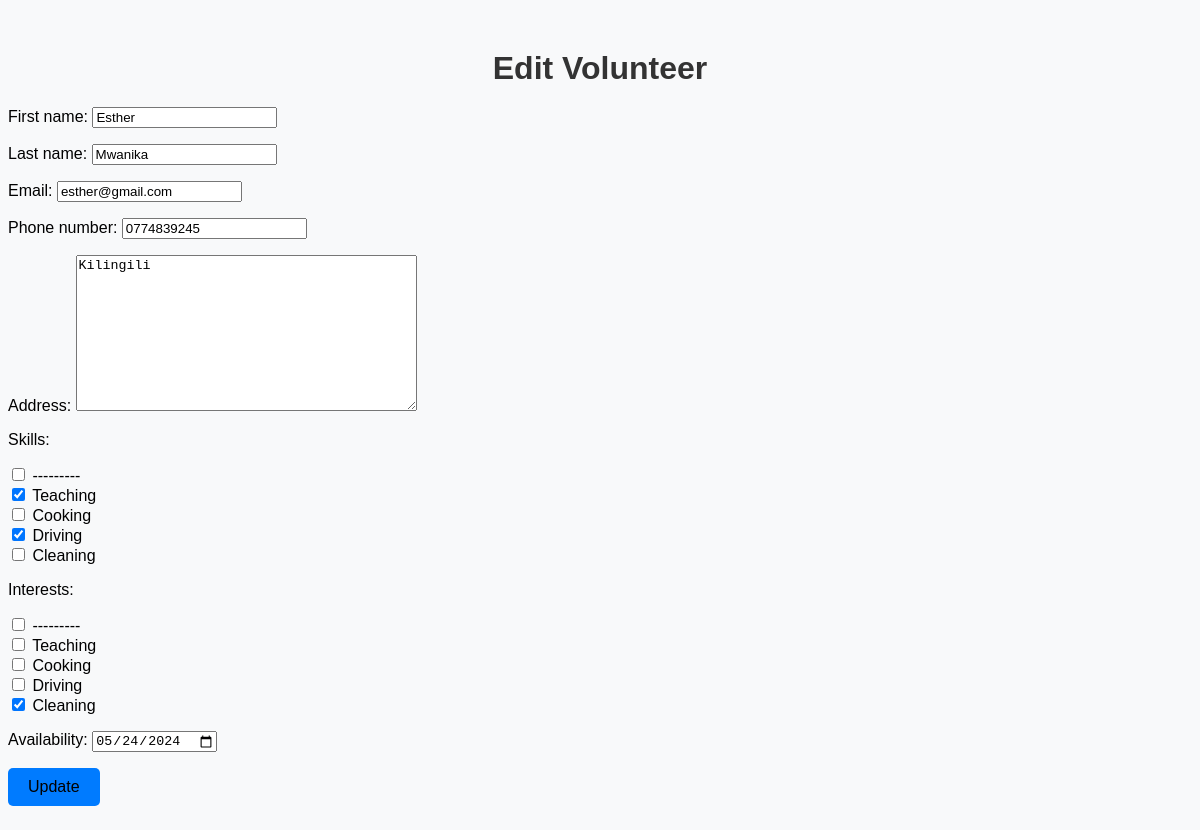
Page /volunteers/1/edit/ on the committed database.
### volunteers/models.py (models this page shows, shortened)
class Volunteer(models.Model):
    SKILL_CHOICES = [
        ('teaching', 'Teaching'),
        ('cooking', 'Cooking'),
        ('driving', 'Driving'),
        ('cleaning', 'Cleaning'),
    ]
    INTEREST_CHOICES = SKILL_CHOICES  # Assuming interests are the same as skills. Adjust as needed.
    first_name = models.CharField(max_length=100)
    last_name = models.CharField(max_length=100)
    email = models.EmailField(unique=True)
    phone_number = models.CharField(max_length=15, blank=True)
    address = models.TextField(blank=True)
    skills = MultiSelectField(choices=SKILL_CHOICES, blank=True, max_choices=10, max_length=100)
    interests = MultiSelectField(choices=INTEREST_CHOICES, blank=True, max_choices=10, max_length=100)
    availability = models.DateField(blank=True, null=True)

### volunteers/views.py (the view)
# urls.py: path('<int:volunteer_id>/edit/', views.edit_volunteer, name='edit_volunteer'),
def edit_volunteer(request, volunteer_id):
    volunteer = Volunteer.objects.get(id=volunteer_id)
    if request.method == 'POST':
        form = VolunteerForm(request.POST, instance=volunteer)
        if form.is_valid():
            form.save()
            return redirect('volunteer_list')
    else:
        form = VolunteerForm(instance=volunteer)
    return render(request, 'volunteers/add_edit_volunteer.html', {'form': form})

### volunteers/forms.py
class VolunteerForm(forms.ModelForm):
    class Meta:
        model = Volunteer
        fields = ['first_name', 'last_name', 'email', 'phone_number', 'address', 'skills', 'interests', 'availability']
        widgets = {
            'skills': forms.CheckboxSelectMultiple,
            'interests': forms.CheckboxSelectMultiple,
            'availability': forms.DateInput(attrs={'type': 'date'}),
        }

### volunteers/templates/volunteers/add_edit_volunteer.html (shortened to what this page needs)
<!DOCTYPE html>
<html lang="en">
<head>
</head>
<body>
    <div class="container">
        <h1>{% if form.instance.pk %}Edit Volunteer{% else %}Add Volunteer{% endif %}</h1>
        <form method="post" class="needs-validation" novalidate>
            {{ form.as_p }}
            <div class="form-group">
                <button type="submit" class="btn btn-primary">{% if form.instance.pk %}Update{% else %}Add{% endif %}</button>
            </div>
        </form>
    </div>
</body>
</html>

### volunteers/templates/volunteers/add_edit_volunteer.html (style rules this page uses)
body { background-color: #f8f9fa; font-family: 'Poppins', sans-serif; }
.container { margin-top: 50px; }
h1 { font-size: 2rem; font-weight: 700; margin-bottom: 20px; color: #333; text-align: center; }
.form-group { margin-bottom: 1.5rem; }
.btn-primary { background-color: #007bff; border: none; padding: 10px 20px; font-size: 1rem; border-radius: 5px; transition: background-color 0.3s ease; }

### rows in the picture
Volunteer: first_name "Esther", last_name "Mwanika", email "esther@gmail.com", phone_number "0774839245", address "Kilingili", skills "☐ ☑ ☐ ☑ ☐", interests "☐ ☐ ☐ ☐ ☑", availability "05/24/2024"
